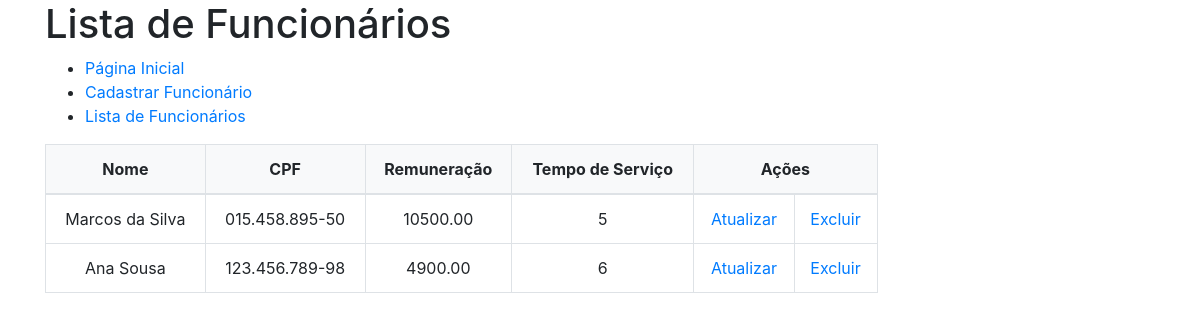
The page /funcionarios/ on the database as committed earlier.
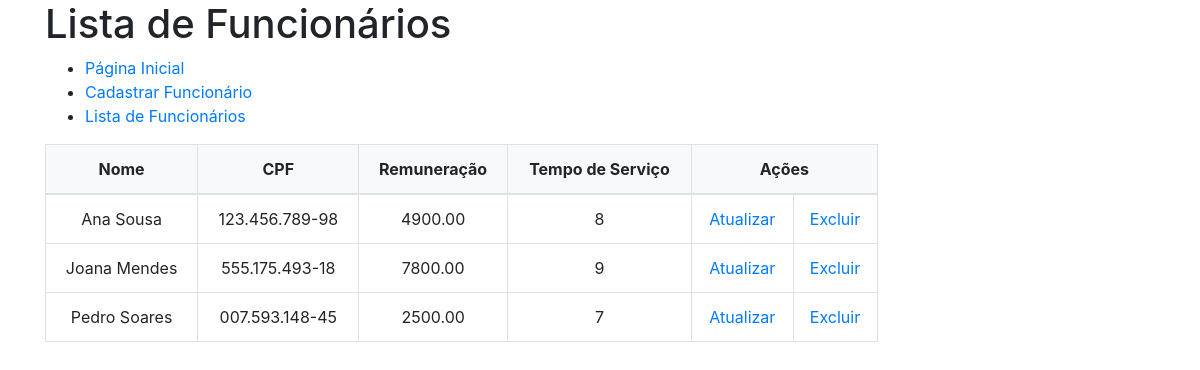
The same page on the database as committed later.
### helloworld/models.py (models this page shows)
class Funcionario(models.Model):
    nome = models.CharField(
        max_length=255,
        null=False,
        blank=False
    )
    sobrenome = models.CharField(
        max_length=255,
        null=False,
        blank=False
    )
    cpf = models.CharField(
        max_length=14,
        null=False,
        blank=False
    )
    tempo_de_servico = models.IntegerField(
        default=0,
        null=False,
        blank=False
    )
    remuneracao = models.DecimalField(
        max_digits=8,
        decimal_places=2,
        null=False,
        blank=False
    )
    objetos = models.Manager()

### website/views.py (the view)
# urls.py: path('funcionarios/', FuncionarioListView.as_view(),name="lista_funcionarios"),
class FuncionarioListView(ListView):
    template_name = "website/lista.html"
    model = Funcionario
    context_object_name = "funcionarios"

### website/templates/website/lista.html (shortened to what this page needs)
<!DOCTYPE html>
{% load crispy_forms_tags %}
<html lang="en">
<head>
    <link rel="stylesheet" href="https://stackpath.bootstrapcdn.com/bootstrap/4.1.3/css/bootstrap.min.css">
</head>
<body>
    <header class="container">
        <h1>Lista de Funcionários</h1>
        <ul>
            <li><a href="{% url 'website:index' %}">Página Inicial</a></li>
            <li><a href="{% url 'website:cadastra_funcionario' %}">Cadastrar Funcionário</a></li>
            <li><a href="{% url 'website:lista_funcionarios' %}">Lista de Funcionários</a></li>
        </ul>
    </header>
    <main class="container">
        <div class="d-flex">
            <table class="w-75 text-center table table-bordered">
                <thead class="bg-light">
                    <tr>
                        <td><b>Nome</b></td>
                        <td><b>CPF</b></td>
                        <td><b>Remuneração</b></td>
                        <td><b>Tempo de Serviço</b></td>
                        <td colspan="2"><b>Ações</b></td>
                    </tr>
                </thead>
                <tbody>
                    {% for funcionario in funcionarios %}
                        <tr>
                            <td>{{ funcionario.nome }} {{ funcionario.sobrenome }}</td>
                            <td>{{ funcionario.cpf }}</td>
                            <td>{{ funcionario.remuneracao }}</td>
                            <td>{{ funcionario.tempo_de_servico }}</td>
                            <td><a href="{% url 'website:atualiza_funcionario' pk=funcionario.id %}">Atualizar</a></td>
                            <td><a href="{% url 'website:deleta_funcionario' pk=funcionario.id %}">Excluir</a></td>
                        </tr>
                    {% endfor %}
                </tbody>
            </table>
        </div>
    </main>
</body>
</html>

Rows that differ between the two databases and show on the page:
removed Funcionario: nome "Marcos", sobrenome "da Silva", cpf "015.458.895-50", remuneracao "10500.00", tempo_de_servico "5"
changed Funcionario "Ana": tempo_de_servico "6" → "8"
added Funcionario: nome "Joana", sobrenome "Mendes", cpf "555.175.493-18", remuneracao "7800.00", tempo_de_servico "9"
added Funcionario: nome "Pedro", sobrenome "Soares", cpf "007.593.148-45", remuneracao "2500.00", tempo_de_servico "7"
